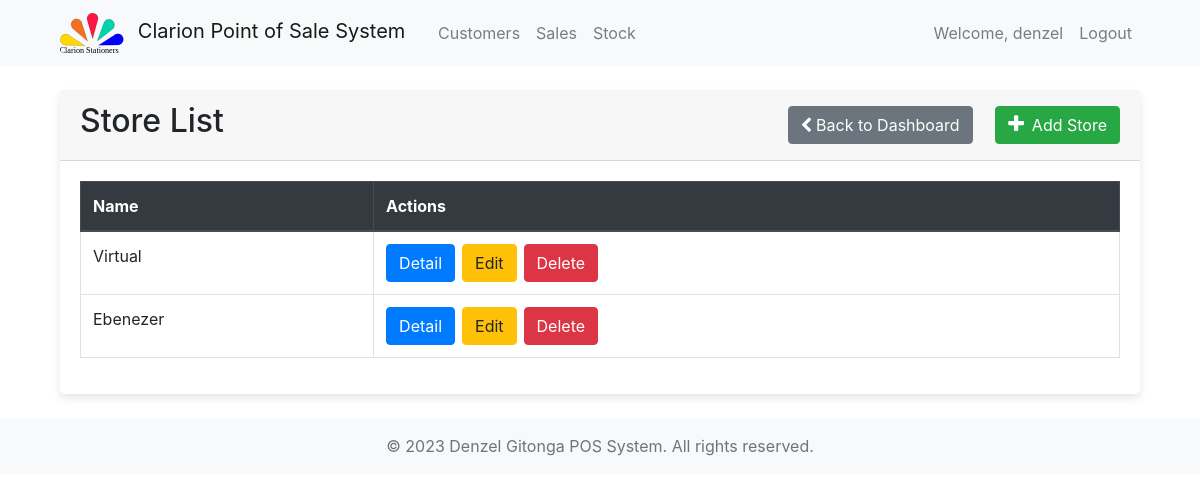
/inventory/store/list/ (signed in), run on the app's committed database.
### accounts/models.py (models this page shows, shortened)
class User(AbstractBaseUser, PermissionsMixin):
    username = models.CharField(max_length=255, unique=True)
    email = models.EmailField(max_length=255, unique=True)
    store = models.ForeignKey(Store, on_delete=models.CASCADE, related_name='stores', null=True, blank=True)
    phone_number = models.CharField(max_length=20, blank=True, null=True)
    full_name = models.CharField(max_length=255, blank=True, null=True)
    is_staff = models.BooleanField(default=False)
    is_active = models.BooleanField(default=True)
    groups = models.ManyToManyField(
        'auth.Group',
        blank=True,
        related_name='myuser_set',
        related_query_name='user',
    )
    user_permissions = models.ManyToManyField(
        'auth.Permission',
        blank=True,
        related_name='myuser_set',
        related_query_name='user',
    )
    objects = UserManager()
    USERNAME_FIELD = 'username'
    REQUIRED_FIELDS = ['email']

### inventory/models.py (models this page shows, shortened)
class Store(models.Model):
    name = models.CharField(max_length=100)

### inventory/views.py (the view)
# urls.py: path('store/list/', views.store_list, name='store_list'),
@staff_member_required(login_url='accounts:login')
def store_list(request):
    stores = Store.objects.all()
    return render(request, 'admin/stores/store_list.html', {'stores': stores})

### templates/admin/stores/store_list.html (shortened to what this page needs)
{% extends 'common/base.html' %}
{% block content %}
<div class="container">
  <div class="card">
    <div class="card-header">
      <div class="d-flex justify-content-between align-items-center">
        <h2>Store List</h2>
        <div>
          <a class="btn btn-secondary rounded mr-2" href="{% url 'admin_dashboard:dashboard' %}">
            <i class="fa fa-chevron-left mr-1"></i>Back to Dashboard
          </a>
          <a class="btn btn-success rounded" href="{% url 'inventory:store_create' %}" style="margin-left: 10px;">
            <i class="fa fa-plus mr-2" style="font-size: 20px;"></i>Add Store
          </a>
        </div>
      </div>
    </div>
    <div class="card-body">
      <div class="table-responsive">
        <table class="table table-bordered">
          <thead class="thead-dark">
            <tr>
              <th>Name</th>
              <th>Actions</th>
            </tr>
          </thead>
          <tbody>
            {% for store in stores %}
            <tr>
              <td>{{ store.name }}</td>
              <td>
                <div class="btn-group">
                  <a class="btn btn-primary mr-2 rounded" href="{% url 'inventory:store_detail' pk=store.pk %}">Detail</a>
                  <a class="btn btn-warning mr-2 rounded" href="{% url 'inventory:store_update' pk=store.pk %}">Edit</a>
                  <a class="btn btn-danger mr-2 rounded" href="{% url 'inventory:store_delete' pk=store.pk %}">Delete</a>
                </div>
              </td>
            </tr>
            {% endfor %}
          </tbody>
        </table>
      </div>
    </div>
  </div>
</div>
{% endblock %}

### templates/common/header.html (shortened to what this page needs)
{% load static %}
<header>
  <nav class="navbar navbar-expand-lg navbar-light bg-light">
      <div class="container">
        {% if user.is_authenticated and user.is_superuser %}
          <a class="navbar-brand col-md-2" href="{% url 'admin_dashboard:dashboard' %}">
              <img src="{% static 'images/logos/clarion_logo.svg' %}" alt="Logo" height="40" class="mr-2 rounded">
              Clarion Point of Sale System
          </a>
        {% endif %}
          <div class="collapse navbar-collapse justify-content-between col-md-8" id="navbarNav">
            {% if user.is_authenticated %}
              {% if user.is_superuser %}
                <ul class="navbar-nav">
                <li class="nav-item">
                  <a class="nav-link" href="{% url 'inventory:customers_list' %}">Customers</a>
                </li>
                <li class="nav-item">
                  <a class="nav-link" href="{% url 'sales:sales_list' %}">Sales</a>
                </li>
                <li class="nav-item">
                  <a class="nav-link" href="{% url 'inventory:store_stock' %}">Stock</a>
                </li>
                </ul>
                <ul class="navbar-nav ml-auto">
                  <li class="nav-item">
                    <a class="nav-link" href="#">
                      Welcome, {{ user.username }}
                    </a>
                  </li>
                  <li class="nav-item">
                    <a class="nav-link" href="{% url 'accounts:logout' %}">Logout</a>
                  </li>
                </ul>
              {% endif %}
            {% endif %}
          </div>
      </div>
  </nav>
</header>

### static/custom_css/styles.css (style rules this page uses)
.card { box-shadow: 0px 4px 8px rgba(0, 0, 0, 0.1); border: none; transition: 0.3s; border-radius: 5px; }

### data on the page
User: username "denzel"
Store: name "Virtual"
Store: name "Ebenezer"
